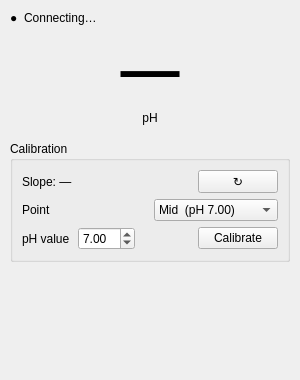
<?xml version="1.0" encoding="UTF-8"?>
<ui version="4.0">
 <class>PHSensorWidget</class>
 <widget class="QWidget" name="PHSensorWidget">
  <property name="geometry">
   <rect><x>0</x><y>0</y><width>300</width><height>380</height></rect>
  </property>
  <property name="windowTitle"><string>pH Sensor</string></property>

  <layout class="QVBoxLayout" name="root_layout">
   <property name="spacing"><number>8</number></property>
   <property name="leftMargin"><number>10</number></property>
   <property name="topMargin"><number>8</number></property>
   <property name="rightMargin"><number>10</number></property>
   <property name="bottomMargin"><number>8</number></property>

   <!-- Connection status row -->
   <item>
    <layout class="QHBoxLayout" name="conn_row">
     <property name="spacing"><number>6</number></property>
     <item>
      <widget class="QLabel" name="conn_dot_lbl">
       <property name="text"><string>●</string></property>
       <property name="maximumWidth"><number>16</number></property>
      </widget>
     </item>
     <item>
      <widget class="QLabel" name="conn_status_lbl">
       <property name="text"><string>Connecting…</string></property>
      </widget>
     </item>
     <item>
      <spacer>
       <property name="orientation"><enum>Qt::Orientation::Horizontal</enum></property>
       <property name="sizeHint" stdset="0"><size><width>20</width><height>20</height></size></property>
      </spacer>
     </item>
     <item>
      <widget class="QLabel" name="server_addr_lbl">
       <property name="text"><string></string></property>
       <property name="alignment"><set>Qt::AlignmentFlag::AlignRight|Qt::AlignmentFlag::AlignVCenter</set></property>
      </widget>
     </item>
    </layout>
   </item>

   <!-- Live pH reading -->
   <item>
    <widget class="QLabel" name="ph_value_lbl">
     <property name="text"><string>—</string></property>
     <property name="alignment"><set>Qt::AlignmentFlag::AlignCenter</set></property>
     <property name="minimumHeight"><number>84</number></property>
     <property name="font">
      <font><pointsize>44</pointsize><bold>true</bold></font>
     </property>
    </widget>
   </item>

   <!-- pH unit label -->
   <item>
    <widget class="QLabel" name="ph_unit_lbl">
     <property name="text"><string>pH</string></property>
     <property name="alignment"><set>Qt::AlignmentFlag::AlignCenter</set></property>
    </widget>
   </item>

   <!-- Graph placeholder — replaced at runtime with PHGraph -->
   <item>
    <widget class="QWidget" name="ph_graph_placeholder">
     <property name="minimumHeight"><number>80</number></property>
     <property name="maximumHeight"><number>100</number></property>
    </widget>
   </item>

   <!-- Calibration group -->
   <item>
    <widget class="QGroupBox" name="cal_group">
     <property name="title"><string>Calibration</string></property>
     <layout class="QVBoxLayout" name="cal_vbox">
      <property name="spacing"><number>6</number></property>

      <!-- Slope row -->
      <item>
       <layout class="QHBoxLayout" name="slope_row">
        <property name="spacing"><number>6</number></property>
        <item>
         <widget class="QLabel" name="slope_lbl">
          <property name="text"><string>Slope: —</string></property>
         </widget>
        </item>
        <item>
         <spacer>
          <property name="orientation"><enum>Qt::Orientation::Horizontal</enum></property>
          <property name="sizeHint" stdset="0"><size><width>20</width><height>20</height></size></property>
         </spacer>
        </item>
        <item>
         <widget class="QPushButton" name="read_slope_btn">
          <property name="text"><string>↻</string></property>
          <property name="maximumWidth"><number>28</number></property>
          <property name="toolTip"><string>Read probe slope from sensor</string></property>
         </widget>
        </item>
       </layout>
      </item>

      <!-- Point row -->
      <item>
       <layout class="QHBoxLayout" name="cal_point_row">
        <property name="spacing"><number>8</number></property>
        <item>
         <widget class="QLabel" name="cal_point_lbl">
          <property name="text"><string>Point</string></property>
          <property name="minimumWidth"><number>52</number></property>
         </widget>
        </item>
        <item>
         <widget class="QComboBox" name="cal_point_combo">
          <item><property name="text"><string>Mid  (pH 7.00)</string></property></item>
          <item><property name="text"><string>Low  (pH 4.00)</string></property></item>
          <item><property name="text"><string>High (pH 10.00)</string></property></item>
          <item><property name="text"><string>Clear (reset)</string></property></item>
         </widget>
        </item>
       </layout>
      </item>

      <!-- pH value row -->
      <item>
       <layout class="QHBoxLayout" name="cal_value_row">
        <property name="spacing"><number>8</number></property>
        <item>
         <widget class="QLabel" name="cal_value_lbl">
          <property name="text"><string>pH value</string></property>
          <property name="minimumWidth"><number>52</number></property>
         </widget>
        </item>
        <item>
         <widget class="QDoubleSpinBox" name="cal_value_spin">
          <property name="minimum"><double>0.00</double></property>
          <property name="maximum"><double>14.00</double></property>
          <property name="value"><double>7.00</double></property>
          <property name="decimals"><number>2</number></property>
          <property name="singleStep"><double>0.10</double></property>
         </widget>
        </item>
        <item>
         <spacer>
          <property name="orientation"><enum>Qt::Orientation::Horizontal</enum></property>
          <property name="sizeHint" stdset="0"><size><width>20</width><height>20</height></size></property>
         </spacer>
        </item>
        <item>
         <widget class="QPushButton" name="cal_run_btn">
          <property name="text"><string>Calibrate</string></property>
         </widget>
        </item>
       </layout>
      </item>

     </layout>
    </widget>
   </item>

   <!-- Vertical spacer -->
   <item>
    <spacer>
     <property name="orientation"><enum>Qt::Orientation::Vertical</enum></property>
     <property name="sizeHint" stdset="0"><size><width>20</width><height>8</height></size></property>
    </spacer>
   </item>

  </layout>
 </widget>
 <resources/>
 <connections/>
</ui>
